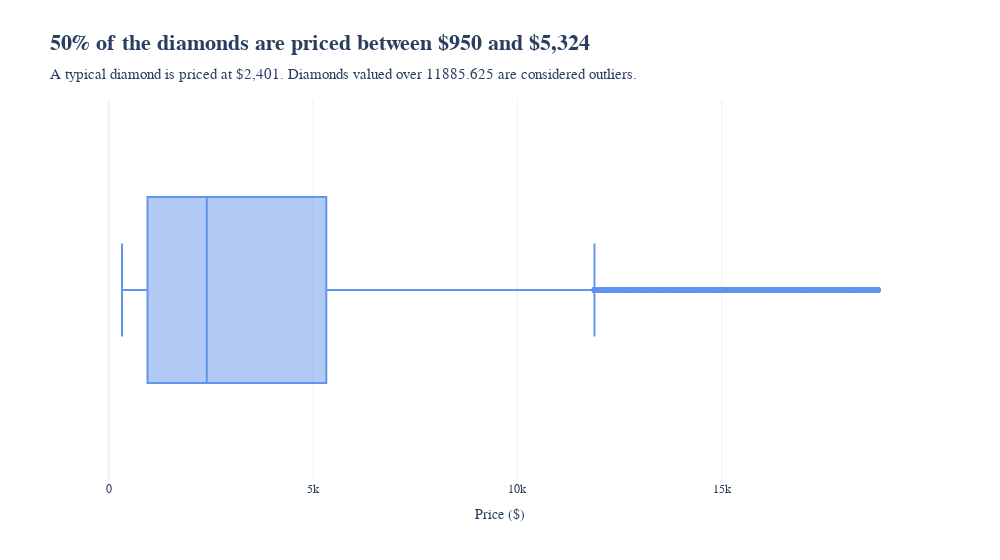

The notebook cell this image was saved under:
### Code cell
title = "<b>50% of the diamonds are priced between $950 and $5,324<b>"
subtitle = f"A typical diamond is priced at $2,401. Diamonds valued over {upper_fence} are considered outliers."

# Horizontal
fig = px.box(
    df_diamonds,
    x = "price",
    title = title,
    subtitle = subtitle,
    width = 1000,
    template="plotly_white",
    color_discrete_sequence=["cornflowerblue"],
    labels={"price": "Price ($)",}
)
# Font customization
fig.update_layout(
    font_family = "Helvetica",
    title_font_family = "Georgia",
    title_font_size = 22
)

### Figure 1 — Plotly figure (JSON) as saved in the notebook; plotly's stock layout.template omitted (floating-point values rounded to 4 significant figures; data arrays with more than 128 entries replaced by an {"elided": "..."} marker saying what was removed)
{"data": [{"alignmentgroup": "True", "hovertemplate": "Price ($)=%{x}<extra></extra>", "legendgroup": "", "marker": {"color": "cornflowerblue"}, "name": "", "notched": false, "offsetgroup": "", "orientation": "h", "showlegend": false, "type": "box", "x": {"elided": "53940 int values"}, "x0": " ", "xaxis": "x", "y0": " ", "yaxis": "y"}], "layout": {"boxmode": "group", "font": {"family": "Helvetica"}, "legend": {"tracegroupgap": 0}, "title": {"font": {"family": "Georgia", "size": 22}, "subtitle": {"text": "A typical diamond is priced at $2,401. Diamonds valued over 11885.625 are considered outliers."}, "text": "<b>50% of the diamonds are priced between $950 and $5,324<b>"}, "width": 1000, "xaxis": {"anchor": "y", "domain": [0, 1], "title": {"text": "Price ($)"}}, "yaxis": {"anchor": "x", "domain": [0, 1]}}}
